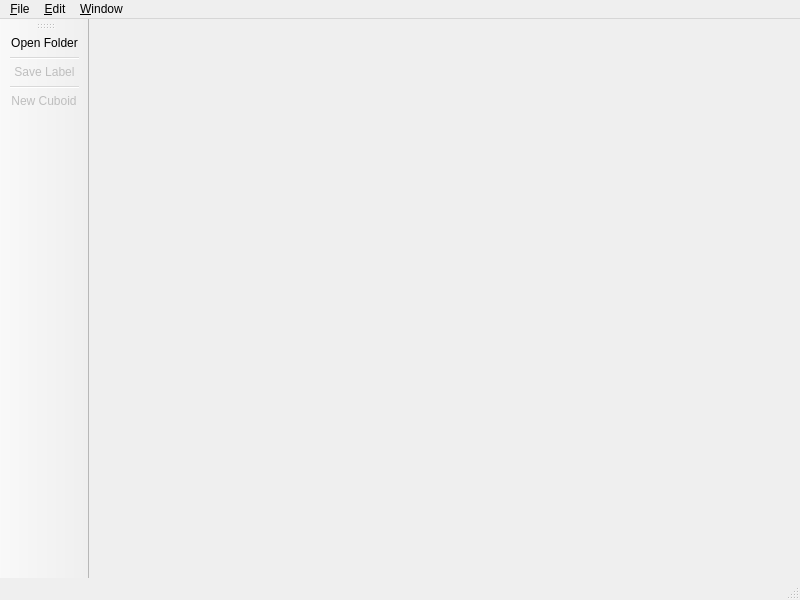
<?xml version="1.0" encoding="UTF-8"?>
<ui version="4.0">
 <class>SubWindow</class>
 <widget class="QMainWindow" name="SubWindow">
  <property name="geometry">
   <rect>
    <x>0</x>
    <y>0</y>
    <width>800</width>
    <height>600</height>
   </rect>
  </property>
  <property name="windowTitle">
   <string>Labeling 3D</string>
  </property>
  <property name="windowIcon">
   <iconset resource="../icons.qrc">
    <normaloff>:/res/tag.svg</normaloff>:/res/tag.svg</iconset>
  </property>
  <widget class="QMenuBar" name="menubar">
   <property name="geometry">
    <rect>
     <x>0</x>
     <y>0</y>
     <width>800</width>
     <height>23</height>
    </rect>
   </property>
   <widget class="QMenu" name="menu_Window">
    <property name="title">
     <string>&amp;Window</string>
    </property>
    <addaction name="actSwitch"/>
   </widget>
   <widget class="QMenu" name="menu_File">
    <property name="title">
     <string>&amp;File</string>
    </property>
    <addaction name="actOpen"/>
    <addaction name="actLoad"/>
    <addaction name="separator"/>
    <addaction name="actSave"/>
    <addaction name="separator"/>
    <addaction name="actClose"/>
   </widget>
   <widget class="QMenu" name="menu_Edit">
    <property name="title">
     <string>&amp;Edit</string>
    </property>
    <addaction name="actNew"/>
    <addaction name="actRemove"/>
   </widget>
   <addaction name="menu_File"/>
   <addaction name="menu_Edit"/>
   <addaction name="menu_Window"/>
  </widget>
  <widget class="QStatusBar" name="statusBar"/>
  <widget class="QToolBar" name="toolBar">
   <property name="windowTitle">
    <string>toolBar</string>
   </property>
   <attribute name="toolBarArea">
    <enum>LeftToolBarArea</enum>
   </attribute>
   <attribute name="toolBarBreak">
    <bool>false</bool>
   </attribute>
   <addaction name="actOpen"/>
   <addaction name="separator"/>
   <addaction name="actSave"/>
   <addaction name="separator"/>
   <addaction name="actNew"/>
  </widget>
  <action name="actSwitch">
   <property name="text">
    <string>2D Image</string>
   </property>
  </action>
  <action name="actOpen">
   <property name="icon">
    <iconset resource="../icons.qrc">
     <normaloff>:/res/open.svg</normaloff>:/res/open.svg</iconset>
   </property>
   <property name="text">
    <string>&amp;Open Folder...</string>
   </property>
   <property name="shortcut">
    <string>O</string>
   </property>
  </action>
  <action name="actNew">
   <property name="enabled">
    <bool>false</bool>
   </property>
   <property name="icon">
    <iconset resource="../icons.qrc">
     <normaloff>:/res/tag.svg</normaloff>:/res/tag.svg</iconset>
   </property>
   <property name="text">
    <string>&amp;New Cuboid...</string>
   </property>
   <property name="shortcut">
    <string>N</string>
   </property>
  </action>
  <action name="actRemove">
   <property name="enabled">
    <bool>false</bool>
   </property>
   <property name="text">
    <string>&amp;Remove by Tag...</string>
   </property>
   <property name="shortcut">
    <string>Del</string>
   </property>
  </action>
  <action name="actClose">
   <property name="enabled">
    <bool>false</bool>
   </property>
   <property name="text">
    <string>&amp;Close</string>
   </property>
   <property name="shortcut">
    <string>Ctrl+W</string>
   </property>
  </action>
  <action name="actLoad">
   <property name="enabled">
    <bool>false</bool>
   </property>
   <property name="text">
    <string>&amp;Load Label...</string>
   </property>
   <property name="shortcut">
    <string>L</string>
   </property>
  </action>
  <action name="actSave">
   <property name="enabled">
    <bool>false</bool>
   </property>
   <property name="icon">
    <iconset resource="../icons.qrc">
     <normaloff>:/res/save.svg</normaloff>:/res/save.svg</iconset>
   </property>
   <property name="text">
    <string>&amp;Save Label...</string>
   </property>
   <property name="shortcut">
    <string>S</string>
   </property>
  </action>
 </widget>
 <resources>
  <include location="../icons.qrc"/>
 </resources>
 <connections/>
</ui>
